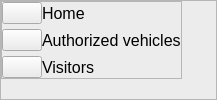
        <widget class="QFrame" name="left_menu_cont_frame">
         <property name="minimumSize">
          <size>
           <width>217</width>
           <height>0</height>
          </size>
         </property>
         <property name="maximumSize">
          <size>
           <width>20</width>
           <height>16777215</height>
          </size>
         </property>
         <property name="sizeIncrement">
          <size>
           <width>0</width>
           <height>0</height>
          </size>
         </property>
         <property name="styleSheet">
          <string notr="true">background-color:  rgb(236, 236, 236);</string>
         </property>
         <property name="frameShape">
          <enum>QFrame::StyledPanel</enum>
         </property>
         <property name="frameShadow">
          <enum>QFrame::Raised</enum>
         </property>
         <layout class="QHBoxLayout" name="horizontalLayout_6">
          <property name="spacing">
           <number>0</number>
          </property>
          <property name="leftMargin">
           <number>0</number>
          </property>
          <property name="topMargin">
           <number>0</number>
          </property>
          <property name="rightMargin">
           <number>0</number>
          </property>
          <property name="bottomMargin">
           <number>0</number>
          </property>
          <item alignment="Qt::AlignLeft|Qt::AlignTop">
           <widget class="QFrame" name="menu_frame">
            <property name="minimumSize">
             <size>
              <width>100</width>
              <height>0</height>
             </size>
            </property>
            <property name="sizeIncrement">
             <size>
              <width>0</width>
              <height>0</height>
             </size>
            </property>
            <property name="frameShape">
             <enum>QFrame::StyledPanel</enum>
            </property>
            <property name="frameShadow">
             <enum>QFrame::Raised</enum>
            </property>
            <layout class="QGridLayout" name="gridLayout">
             <property name="leftMargin">
              <number>0</number>
             </property>
             <property name="topMargin">
              <number>0</number>
             </property>
             <property name="rightMargin">
              <number>0</number>
             </property>
             <property name="bottomMargin">
              <number>0</number>
             </property>
             <property name="horizontalSpacing">
              <number>0</number>
             </property>
             <property name="verticalSpacing">
              <number>5</number>
             </property>
             <item row="1" column="0" alignment="Qt::AlignLeft">
              <widget class="QPushButton" name="authorized_vehicles_butt">
               <property name="text">
                <string/>
               </property>
               <property name="icon">
                <iconset resource="iconengines/resource.qrc">
                 <normaloff>:/icons/check-square.svg</normaloff>:/icons/check-square.svg</iconset>
               </property>
               <property name="iconSize">
                <size>
                 <width>28</width>
                 <height>28</height>
                </size>
               </property>
              </widget>
             </item>
             <item row="2" column="2" alignment="Qt::AlignLeft">
              <widget class="QLabel" name="label_6">
               <property name="font">
                <font>
                 <pointsize>12</pointsize>
                </font>
               </property>
               <property name="text">
                <string>Visitors</string>
               </property>
               <property name="margin">
                <number>5</number>
               </property>
              </widget>
             </item>
             <item row="2" column="0" alignment="Qt::AlignLeft">
              <widget class="QPushButton" name="visitors_button">
               <property name="text">
                <string/>
               </property>
               <property name="icon">
                <iconset resource="iconengines/resource.qrc">
                 <normaloff>:/icons/user-plus.svg</normaloff>:/icons/user-plus.svg</iconset>
               </property>
               <property name="iconSize">
                <size>
                 <width>28</width>
                 <height>28</height>
                </size>
               </property>
              </widget>
             </item>
             <item row="0" column="0" alignment="Qt::AlignLeft">
              <widget class="QPushButton" name="home_button">
               <property name="text">
                <string/>
               </property>
               <property name="icon">
                <iconset resource="iconengines/resource.qrc">
                 <normaloff>:/icons/home.svg</normaloff>:/icons/home.svg</iconset>
               </property>
               <property name="iconSize">
                <size>
                 <width>28</width>
                 <height>28</height>
                </size>
               </property>
              </widget>
             </item>
             <item row="0" column="2" alignment="Qt::AlignLeft">
              <widget class="QLabel" name="label_4">
               <property name="font">
                <font>
                 <pointsize>12</pointsize>
                </font>
               </property>
               <property name="text">
                <string>Home</string>
               </property>
               <property name="margin">
                <number>5</number>
               </property>
              </widget>
             </item>
             <item row="1" column="2" alignment="Qt::AlignLeft">
              <widget class="QLabel" name="label_5">
               <property name="font">
                <font>
                 <pointsize>12</pointsize>
                </font>
               </property>
               <property name="text">
                <string>Authorized vehicles</string>
               </property>
               <property name="margin">
                <number>5</number>
               </property>
              </widget>
             </item>
            </layout>
           </widget>
          </item>
         </layout>
        </widget>
